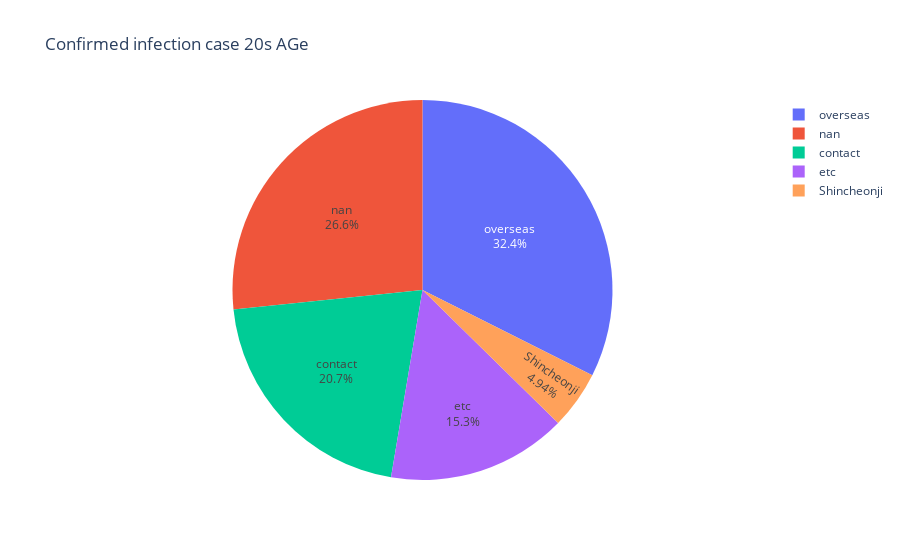

This figure's notebook cell:
### Markdown cell above
전체 연령측의 감염원인에 대해서 본다면 접촉에 의한 확진이 33% 해외 입국이 19% 그외 nan과 etc가 각각 24,19%의 비율을 차지하고 있다

### Code cell
fig = go.Figure()
fig.add_trace(go.Pie(labels=patient20sTop.index, values=patient20sTop.values,
                     textinfo='label+percent'))

fig.update_layout(title='Confirmed infection case 20s AGe')

fig.show()

### Figure 1 — Plotly figure (JSON) as saved in the notebook; plotly's stock layout.template omitted (floating-point values rounded to 4 significant figures)
{"data": [{"labels": ["overseas", "nan", "contact", "etc", "Shincheonji"], "textinfo": "label+percent", "type": "pie", "values": [269, 221, 172, 127, 41]}], "layout": {"title": {"text": "Confirmed infection case 20s AGe"}}}
